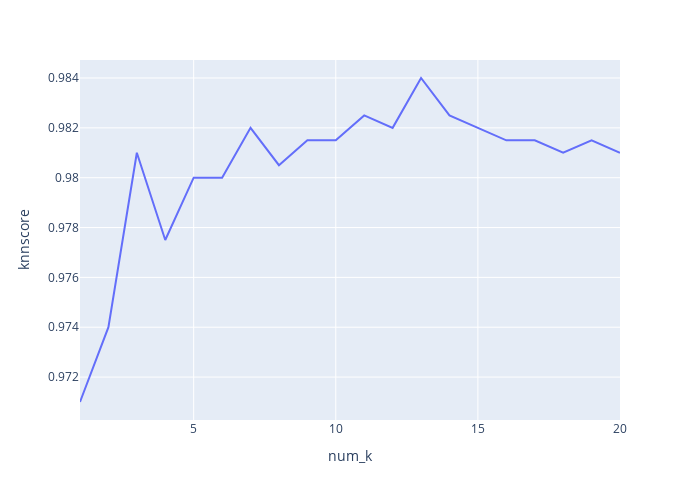

Source (notebook cell):
### Code cell
# Set ReAdmis to category type for easier
# handling with model and later visualization
df1.ReAdmis = df1.ReAdmis.astype('category')

# Declare X as df1 Initial_days and VitD_levels
# without target feature ReAdmis
X = df1.drop(['ReAdmis'],
             axis=1)

# Declare y as df1 Readmis target feature 
y = df1.ReAdmis

# Split data using 80/20 split and seed 42
X_train, X_test, y_train, y_test = train_test_split(X, y, test_size=.2, random_state=42)

# Set kNN k=7 and fit to training data
knn = KNeighborsClassifier(7)
knn.fit(X_train,
        y_train)

# Test kNN on test data
knn.score(X_test,
          y_test)

# Set kNN k=7 and fit to training data
knn = KNeighborsClassifier(7)
knn.fit(X_train,
        y_train)

# Test kNN on test data
knn.score(X_test,
          y_test)

# Loop through attempts to fit kNN using k
# value of 1 through 20 to identify optimal k
num_k = []
knnscore = []
for i in range(1,21):
    num_k.append(i)
    knn = KNeighborsClassifier(n_neighbors=i)
    knn.fit(X_train,y_train)
    knnscore.append(knn.score(X_test,
                              y_test))

# Create df of each k value and corresponding score
pltscore = pd.DataFrame({'num_k': num_k,
                         'knnscore': knnscore})

# Plot score by k value
fig = px.line(pltscore,
              x='num_k',
              y='knnscore',
              width=700,
              height=500)
fig.show()

### Figure 1 — Plotly figure (JSON) as saved in the notebook; plotly's stock layout.template omitted (floating-point values rounded to 4 significant figures)
{"data": [{"hovertemplate": "num_k=%{x}<br>knnscore=%{y}<extra></extra>", "legendgroup": "", "line": {"color": "#636efa", "dash": "solid"}, "marker": {"symbol": "circle"}, "mode": "lines", "name": "", "orientation": "v", "showlegend": false, "type": "scatter", "x": [1, 2, 3, 4, 5, 6, 7, 8, 9, 10, 11, 12, 13, 14, 15, 16, 17, 18, 19, 20], "xaxis": "x", "y": [0.971, 0.974, 0.981, 0.9775, 0.98, 0.98, 0.982, 0.9805, 0.9815, 0.9815, 0.9825, 0.982, 0.984, 0.9825, 0.982, 0.9815, 0.9815, 0.981, 0.9815, 0.981], "yaxis": "y"}], "layout": {"height": 500, "legend": {"tracegroupgap": 0}, "margin": {"t": 60}, "width": 700, "xaxis": {"anchor": "y", "domain": [0, 1], "title": {"text": "num_k"}}, "yaxis": {"anchor": "x", "domain": [0, 1], "title": {"text": "knnscore"}}}}
